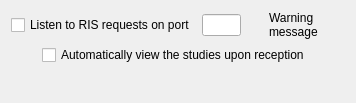
<?xml version="1.0" encoding="UTF-8"?>
<ui version="4.0">
 <class>udg::QListenRisRequestsConfigurationScreenBase</class>
 <widget class="QWidget" name="udg::QListenRisRequestsConfigurationScreenBase">
  <property name="geometry">
   <rect>
    <x>0</x>
    <y>0</y>
    <width>356</width>
    <height>103</height>
   </rect>
  </property>
  <property name="windowTitle">
   <string>RIS Listener Configuration</string>
  </property>
  <layout class="QVBoxLayout" name="verticalLayout">
   <item>
    <layout class="QHBoxLayout" name="horizontalLayout">
     <item>
      <widget class="QCheckBox" name="m_checkBoxListenRisRequests">
       <property name="text">
        <string>Listen to RIS requests on port</string>
       </property>
      </widget>
     </item>
     <item>
      <widget class="QLineEdit" name="m_textPortListenRisRequests">
       <property name="maximumSize">
        <size>
         <width>60</width>
         <height>16777215</height>
        </size>
       </property>
      </widget>
     </item>
     <item>
      <widget class="QLabel" name="m_RISRequestsPortWarningIcon">
       <property name="minimumSize">
        <size>
         <width>16</width>
         <height>16</height>
        </size>
       </property>
       <property name="maximumSize">
        <size>
         <width>16</width>
         <height>16</height>
        </size>
       </property>
       <property name="styleSheet">
        <string notr="true">image: url(:/images/icons/emblem-warning.svg);</string>
       </property>
       <property name="pixmap">
        <pixmap>:/images/warningIcon.png</pixmap>
       </property>
      </widget>
     </item>
     <item>
      <widget class="QLabel" name="m_RISRequestsPortWarningLabel">
       <property name="text">
        <string>Warning message</string>
       </property>
       <property name="wordWrap">
        <bool>true</bool>
       </property>
      </widget>
     </item>
    </layout>
   </item>
   <item>
    <layout class="QHBoxLayout">
     <property name="spacing">
      <number>6</number>
     </property>
     <property name="leftMargin">
      <number>0</number>
     </property>
     <property name="topMargin">
      <number>0</number>
     </property>
     <property name="rightMargin">
      <number>0</number>
     </property>
     <property name="bottomMargin">
      <number>0</number>
     </property>
     <item>
      <spacer>
       <property name="orientation">
        <enum>Qt::Horizontal</enum>
       </property>
       <property name="sizeType">
        <enum>QSizePolicy::Fixed</enum>
       </property>
       <property name="sizeHint" stdset="0">
        <size>
         <width>31</width>
         <height>20</height>
        </size>
       </property>
      </spacer>
     </item>
     <item>
      <widget class="QCheckBox" name="m_checkBoxViewAutomaticallyStudies">
       <property name="text">
        <string>Automatically view the studies upon reception</string>
       </property>
      </widget>
     </item>
    </layout>
   </item>
   <item>
    <spacer>
     <property name="orientation">
      <enum>Qt::Vertical</enum>
     </property>
     <property name="sizeHint" stdset="0">
      <size>
       <width>20</width>
       <height>40</height>
      </size>
     </property>
    </spacer>
   </item>
  </layout>
 </widget>
 <resources/>
 <connections>
  <connection>
   <sender>m_checkBoxListenRisRequests</sender>
   <signal>toggled(bool)</signal>
   <receiver>m_textPortListenRisRequests</receiver>
   <slot>setEnabled(bool)</slot>
   <hints>
    <hint type="sourcelabel">
     <x>119</x>
     <y>68</y>
    </hint>
    <hint type="destinationlabel">
     <x>229</x>
     <y>69</y>
    </hint>
   </hints>
  </connection>
  <connection>
   <sender>m_checkBoxListenRisRequests</sender>
   <signal>toggled(bool)</signal>
   <receiver>m_checkBoxViewAutomaticallyStudies</receiver>
   <slot>setEnabled(bool)</slot>
   <hints>
    <hint type="sourcelabel">
     <x>119</x>
     <y>68</y>
    </hint>
    <hint type="destinationlabel">
     <x>229</x>
     <y>108</y>
    </hint>
   </hints>
  </connection>
 </connections>
</ui>
